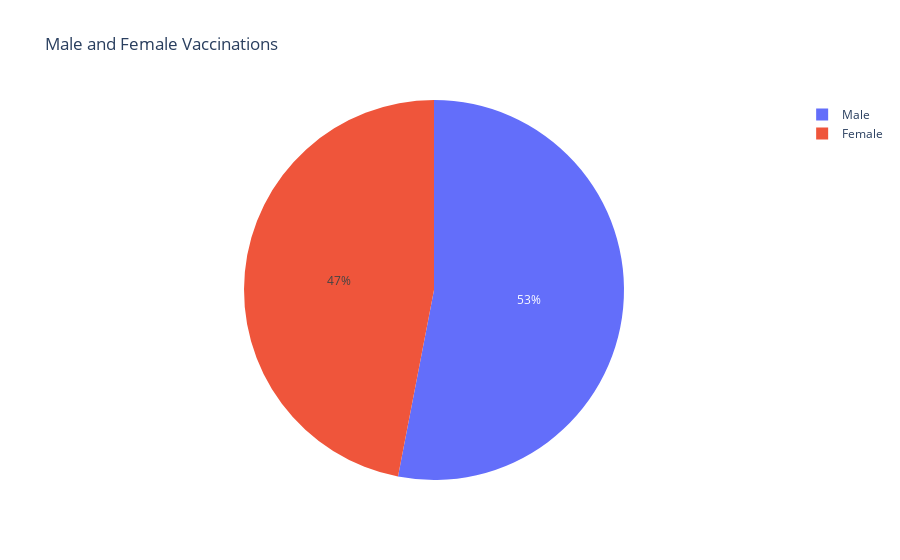

Write notebook code for a chart like this one.
### Code cell
# Male vs Female Vaccination

male = vaccination['Male(Individuals Vaccinated)'].sum()
female = vaccination['Female(Individuals Vaccinated)'].sum()
px.pie(names=['Male', 'Female'], values=[male, female], title='Male and Female Vaccinations')

### Figure 1 — Plotly figure (JSON) as saved in the notebook; plotly's stock layout.template omitted (floating-point values rounded to 4 significant figures)
{"data": [{"domain": {"x": [0, 1], "y": [0, 1]}, "hovertemplate": "label=%{label}<br>value=%{value}<extra></extra>", "labels": ["Male", "Female"], "legendgroup": "", "name": "", "showlegend": true, "type": "pie", "values": [7138698858, 6321628736]}], "layout": {"legend": {"tracegroupgap": 0}, "title": {"text": "Male and Female Vaccinations"}}}
